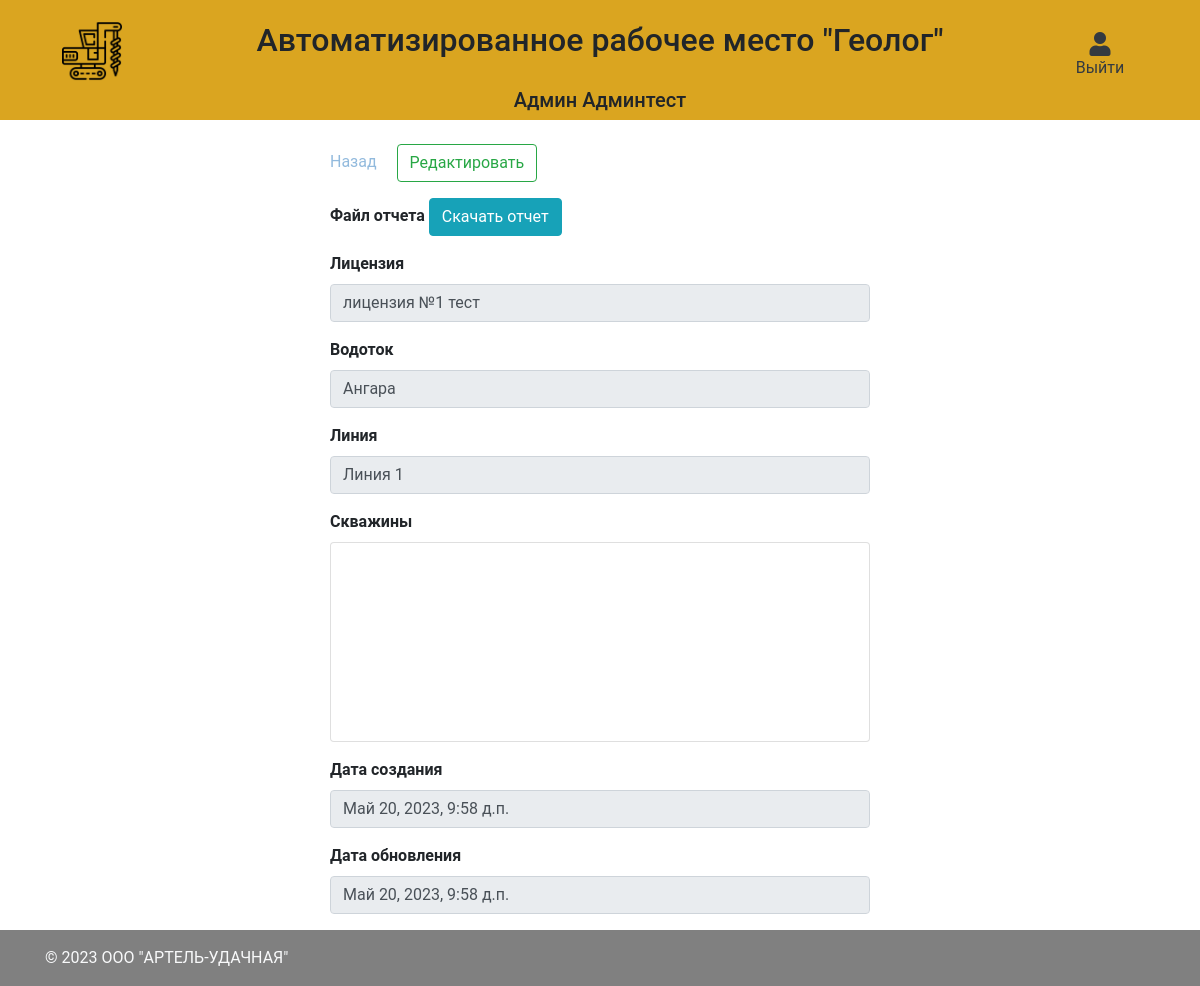
The page /documents/1 (signed in) on the database its author committed.
### main/models.py (models this page shows, shortened)
class CustomUser(AbstractBaseUser, PermissionsMixin):
    username = models.CharField("Логин пользователя", max_length=50, unique=True)
    first_name = models.CharField("Имя", max_length=50)
    last_name = models.CharField("Фамилия", max_length=50)
    patronymic = models.CharField("Отчество", max_length=50, default="нет")
    team = models.ForeignKey(Team, verbose_name="Номер бригады", on_delete=models.CASCADE, null=True)
    phone_number = models.CharField("Номер телефона", max_length=50, default="Не указано")
    email = models.EmailField(verbose_name="Email", max_length=255, unique=True, blank=True, null=True)
    role = models.ForeignKey(Role, on_delete=models.CASCADE, verbose_name="Должность")
    is_superuser = models.BooleanField(default=False)
    is_active = models.BooleanField(default=True)
    is_admin = models.BooleanField(default=False)
    objects = CustomUserManager()
    created_at = models.DateTimeField("Дата создания", auto_now_add=True)
    updated_at = models.DateTimeField("Дата обновления", auto_now=True)
    USERNAME_FIELD = 'username'
    REQUIRED_FIELDS = ['password']
    class Meta:
        verbose_name = "Пользователь"
        verbose_name_plural = "Пользователи"

class Documentation(models.Model):
    license = models.ForeignKey(License, on_delete=models.CASCADE, verbose_name="Лицензия")
    watercourse = models.ForeignKey(WaterCourse, on_delete=models.CASCADE, verbose_name="Водоток")
    line = models.ForeignKey(Line, on_delete=models.CASCADE, verbose_name="Линия")
    well = models.ForeignKey(Well, on_delete=models.CASCADE, verbose_name="Скважина", null=True)
    created_at = models.DateTimeField("Дата создания", auto_now_add=True)
    updated_at = models.DateTimeField("Дата обновления", auto_now=True)
    class Meta:
        verbose_name = "Документация"
        verbose_name_plural = "Документация"

class License(models.Model):
    short_name = models.CharField("Наименование", max_length=255)
    name = models.TextField("Полное наименование")
    geologist = models.ForeignKey(CustomUser, related_name='geologist_id', on_delete=models.SET_NULL, verbose_name="Геолог", null=True)
    status = models.ForeignKey(LicenseStatus, on_delete=models.CASCADE, verbose_name="Статус")
    used_enginery = models.TextField("Используемая техника", null=True, default="Не назначено")
    watercourses = models.ManyToManyField(WaterCourse, through='LicenseWaterCourse', through_fields=('license', 'watercourse'), verbose_name="Водотоки", blank=True)
    lines = models.ManyToManyField(Line, through='LineLicenseWaterCourse', through_fields=('license', 'line'), verbose_name="Водотоки", blank=True)
    comment = models.TextField("Комментарий", null=True, blank=True)
    created_at = models.DateTimeField("Дата создания", auto_now_add=True)
    updated_at = models.DateTimeField("Дата обновления", auto_now=True)
    def __str__(self):
        return self.short_name
    class Meta:
        verbose_name = "Лицензия"
        verbose_name_plural = "Лицензии"

class WaterCourse(models.Model):
    name = models.CharField("Наименование", max_length=255)
    created_at = models.DateTimeField("Дата создания", auto_now_add=True)
    updated_at = models.DateTimeField("Дата обновления", auto_now=True)
    def __str__(self):
        return self.name
    class Meta:
        verbose_name = "Водоток"
        verbose_name_plural = "Водотоки"

class Line(models.Model):
    name = models.CharField("Наименование", max_length=50)
    watercourse = models.ForeignKey(WaterCourse, on_delete=models.CASCADE, verbose_name="Водоток", null=True)
    def __str__(self):
        return self.name
    class Meta:
        verbose_name = "Линия"
        verbose_name_plural = "Линии"

### main/views.py (the view)
# urls.py: path('documents/<int:pk>', views.DocumentationDetailView.as_view(), name='documentation_detail'),
class DocumentationDetailView(LoginRequiredMixin, DetailView):
    template_name = "main/documents/index.html"
    model = models.Documentation
    success_url = "/main_menu?target=documents"
    def get_context_data(self, **kwargs):
        context = super().get_context_data(**kwargs)
        context['file'] = '/media/example.xlsx'
        return context

### templates/main/documents/index.html (shortened to what this page needs)
{% extends "layout.html" %}
{% block content %}
    <div class="col-12">
        <div class="row justify-content-center">
            <div class="col-md-6">
                <div class="form-group">
                    <a href="/main_menu?target=documents">Назад</a>
                    <a href="/documents/edit/{{ object.id }}" class="ml-3 btn btn-outline-success">Редактировать</a>
                </div>
                <div class="form-group">
                    <label for="license" class="font-weight-bold">Файл отчета</label>
                    <a href="{{file}}" class="btn btn-info">Скачать отчет</a>
                </div>
                <div class="form-group">
                    <label for="license" class="font-weight-bold">Лицензия</label>
                    <input type="text" class="form-control" readonly id="license" value="{{ object.license }}">
                </div>
                <div class="form-group">
                    <label for="watercourse" class="font-weight-bold">Водоток</label>
                    <input type="text" class="form-control" readonly id="watercourse" value="{{ object.watercourse }}">
                </div>
                <div class="form-group">
                    <label for="line" class="font-weight-bold">Линия</label>
                    <input type="text" class="form-control" readonly id="line" value="{{ object.line }}">
                </div>
                <div class="form-group">
                    <label for="wells" class="font-weight-bold">Скважины</label>
                    <div id="wells" class="card card-body" style="overflow-y: scroll; height:200px;">
                    </div>
                </div>
                <div class="form-group">
                    <label for="created_at" class="font-weight-bold">Дата создания</label>
                    <input type="text" class="form-control" readonly id="created_at" value="{{ object.created_at }}">
                </div>
                <div class="form-group">
                    <label for="updated_at" class="font-weight-bold">Дата обновления</label>
                    <input type="text" class="form-control" readonly id="updated_at" value="{{ object.updated_at }}">
                </div>
            </div>
        </div>
    </div>
{% endblock %}

### templates/layout.html (shortened to what this page needs)
<html lang="en">
    <head>
        <link rel="stylesheet" href="https://maxcdn.bootstrapcdn.com/bootstrap/4.0.0/css/bootstrap.min.css">
        <link rel="stylesheet" href="https://cdnjs.cloudflare.com/ajax/libs/font-awesome/5.15.4/css/all.min.css" />
        <link rel="stylesheet" href="/static/css/main.css" />
    </head>
    <body class="d-flex flex-column min-vh-100">
      <div class="container-fluid navbar-light bg-navbar-main">
        <div class="row">
            <div class="col-12 col-lg-2 text-center mt-3">
              <a href="/"><img class="img-fluid navbar-brand" src="/static/images/navbar_brand.png"></a>
            </div>
            <div class="col-12 col-lg-8 justify-content-center d-flex align-items-center">
              <h2>Автоматизированное рабочее место "Геолог"</h2>
            </div>
            <div class="col-12 col-lg-2 text-center mt-3">
              <ul class="d-none d-lg-block navbar-nav mr-auto mt-2 ml-3 ml-md-0 mt-lg-0 justify-content-center">
                {% if request.user.is_authenticated %}
                  <li class="nav-item dropdown">
                    <a class="nav-link d-flex flex-column text-dark mt-2" href="/logout">
                      <i class="fa fa-user" aria-hidden="true" style="font-size: 24px;"></i> Выйти
                    </a>
                  </li>
                {% else %}
                  {% comment %} <li class="nav-item m-lg-0">
                    <i class="fa fa-user" aria-hidden="true" style="font-size: 24px;">Войти</i>
                  </li> {% endcomment %}
                {% endif %}
              </ul>
            </div>
            <div class="col-12 col-lg-12 justify-content-center d-flex align-items-center">
              <h5 class="text-center">
                {% if request.user.is_authenticated %}
                  {{ request.user.first_name }} {{ request.user.last_name }}
                {% else %}
                  {% comment %} <li class="nav-item m-lg-0">
                    <i class="fa fa-user" aria-hidden="true" style="font-size: 24px;">Войти</i>
                  </li> {% endcomment %}
                {% endif %}
              </h5>
            </div>
        </div>
      </div>
      <div class="container mt-4">
          <div class="row">
              {% block content %}{% endblock %}
          </div>
      </div>
      <footer class="mt-auto py-3" style="background-color: #808080">
        <div class="container">
          <span class="text-light">© 2023 OOO "АРТЕЛЬ-УДАЧНАЯ"</span>
        </div>
      </footer>
    </body>
</html>

### static/css/main.css (style rules this page uses)
body { font-family: "Roboto", sans-serif; height: 100vh; }
.bg-navbar-main { background-color: #DAA520; }
a { color: #92badd; display:inline-block; text-decoration: none; font-weight: 400; }
.navbar-brand { width: 35%!important; }

### rows shown on the page
CustomUser: user.first_name "Админ", user.last_name "Админтест"
Documentation: license "лицензия №1 тест", watercourse "Ангара", line "Линия 1", created_at "Май 20, 2023, 9:58 д.п.", updated_at "Май 20, 2023, 9:58 д.п."
